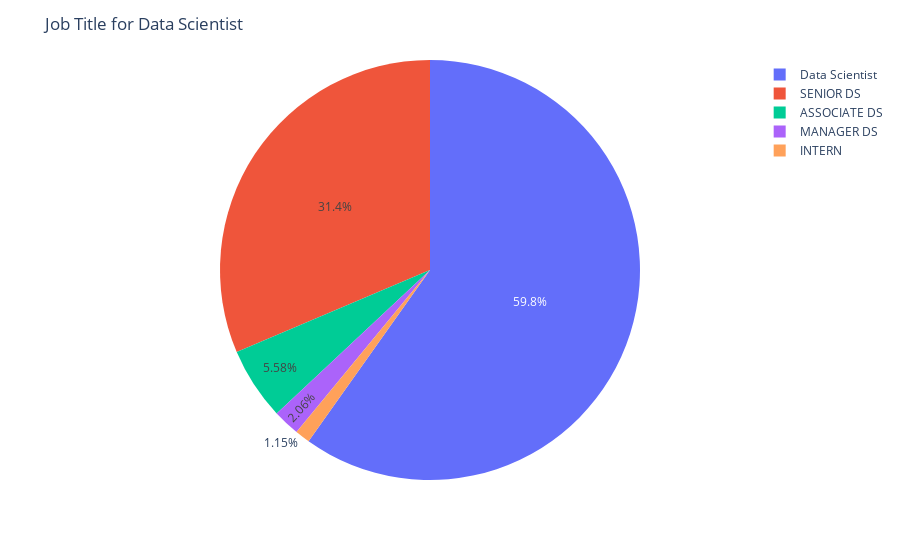

This figure's notebook cell:
### Code cell
# Positions based on the job_title
data5 = pd.DataFrame(data['job_title'].value_counts())

import plotly.express as px
fig = px.pie(data5, values=data5['job_title'], names=data5.index)
fig.update_layout(title = 'Job Title for Data Scientist')
fig.show()

### Figure 1 — Plotly figure (JSON) as saved in the notebook; plotly's stock layout.template omitted (floating-point values rounded to 4 significant figures)
{"data": [{"domain": {"x": [0, 1], "y": [0, 1]}, "hovertemplate": "index=%{label}<br>job_title=%{value}<extra></extra>", "labels": ["Data Scientist", "SENIOR DS", "ASSOCIATE DS", "MANAGER DS", "INTERN"], "legendgroup": "", "name": "", "showlegend": true, "type": "pie", "values": [4782, 2510, 446, 165, 92]}], "layout": {"legend": {"tracegroupgap": 0}, "margin": {"t": 60}, "title": {"text": "Job Title for Data Scientist"}}}
